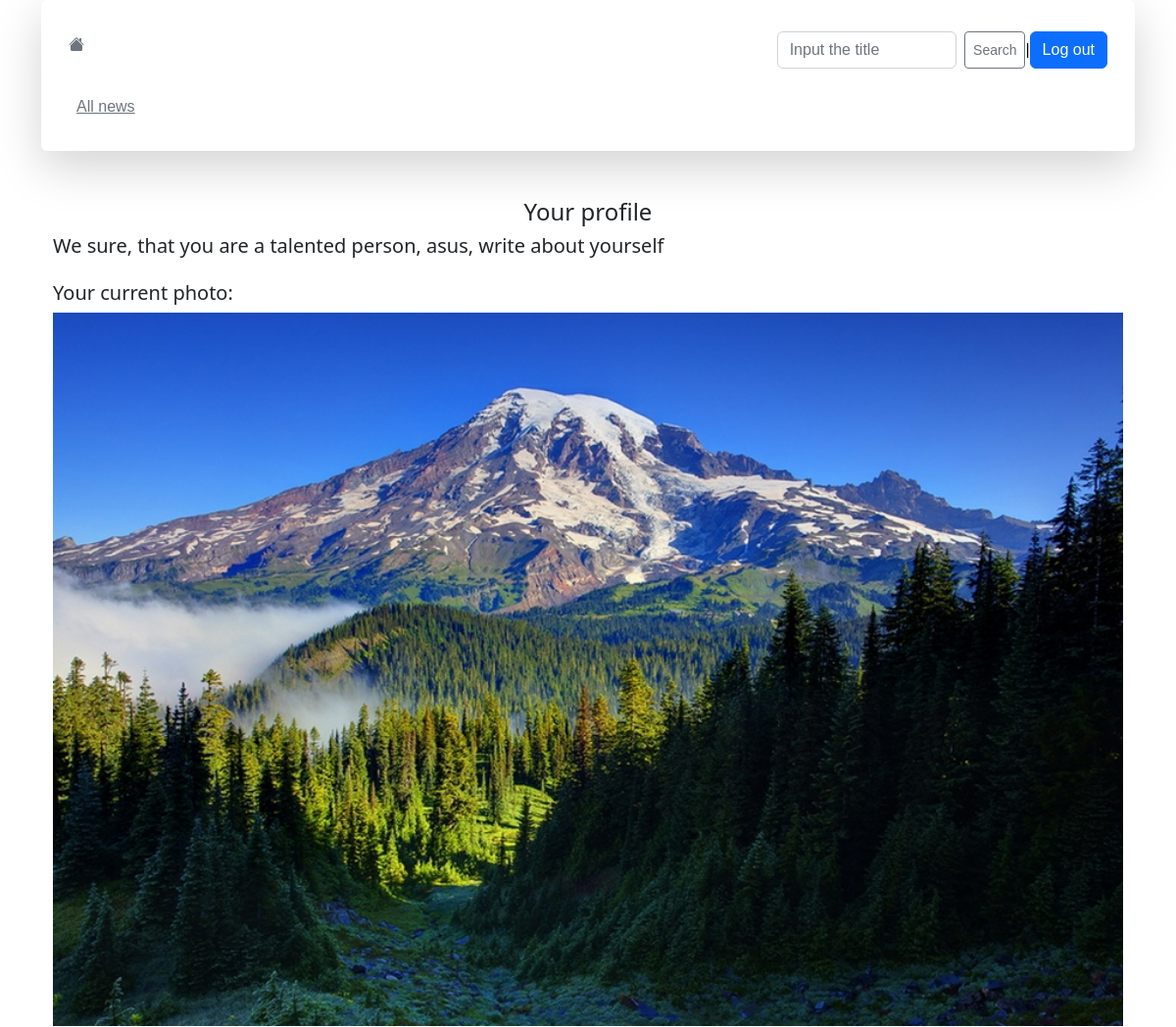
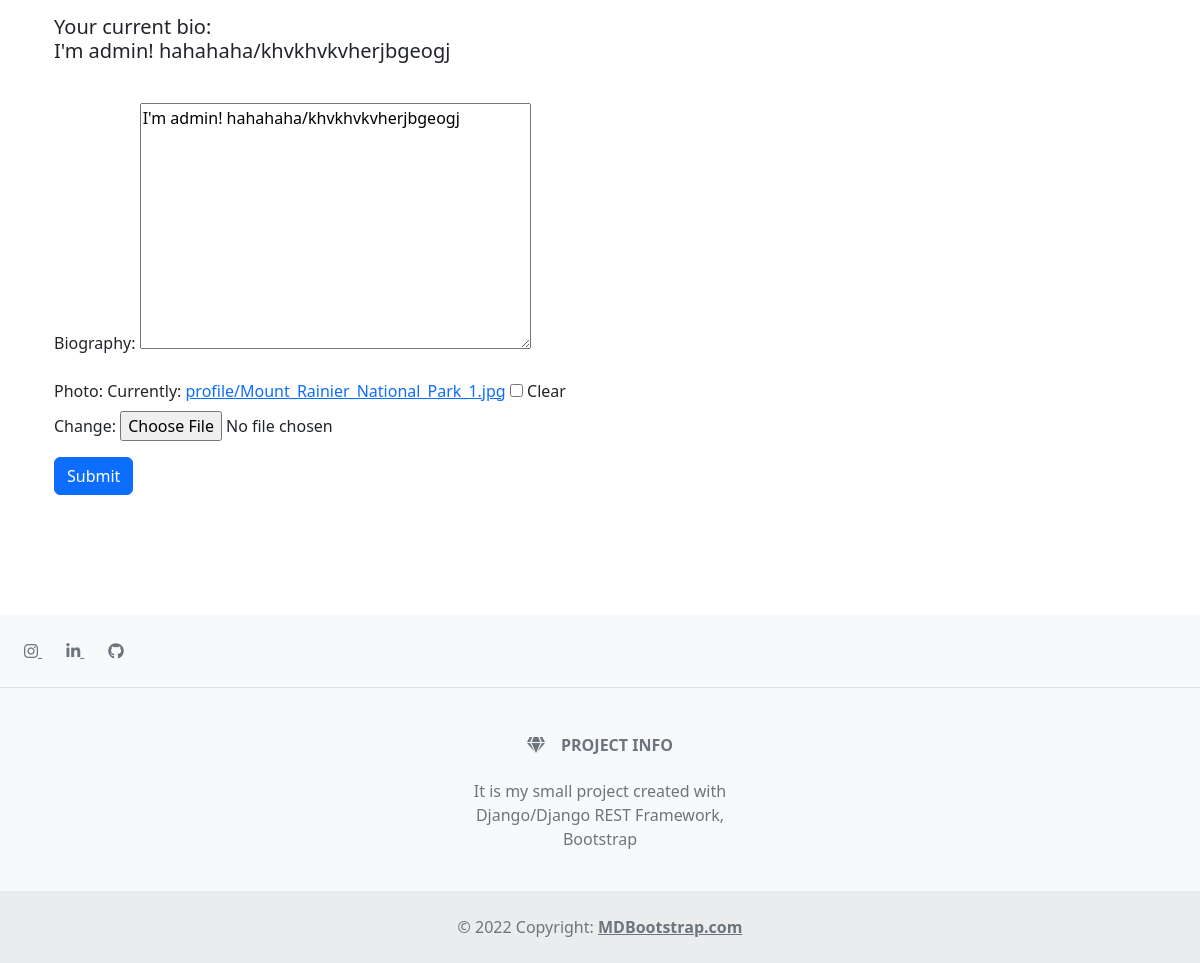
Page /account/profile/ (signed in) on the committed database (2 pictures, top to bottom).
### blog/models.py (models this page shows, shortened)
class Profile(models.Model):
    user = models.OneToOneField(User, null=True, on_delete=models.SET_NULL)
    biography = models.TextField(blank=True, null=True)
    photo = models.ImageField(blank=True, upload_to=f"profile/", null=True)

### account/views.py (the view)
# urls.py: path('profile/', profile, name='current_user_profile'),
@login_required
def profile(request):
    if request.method == 'POST':
        profile_from = ProfileForm(request.POST, request.FILES, instance=request.user.profile)
        if profile_from.is_valid():
            profile_from.save()
    data_user = Profile.objects.get(user=request.user)
    profile_form = ProfileForm(instance=request.user.profile)
    return render(request, 'account/profile.html', {'profile_form': profile_form, 'user': data_user})

### blog/forms.py
class ProfileForm(forms.ModelForm):
    class Meta:
        model = Profile
        fields = ('biography', 'photo')

### templates/account/profile.html (shortened to what this page needs)
{% extends 'blog/base.html' %}
{% block content %}
<div class="container">
<div style="margin-top: 20px; margin-bottom: 120px;">
<form method="post" action="" enctype="multipart/form-data">
    <h4><center>Your profile</center></h4>
    <div class="input-group mb-3"><h5>We sure, that you are a talented person, {{request.user.username}}, write about yourself</h5></div>
    {% if user.photo %}
    <h5>Your current photo:</h5>
    <p><img class="card-img-top" alt="Thumbnail [100%x225]" src="{{ user.photo.url }}" data-holder-rendered="true"></p>
    {% endif %}
    {% if user.biography %}
    <p><div class="input-group mb-3"><h5>Your current bio: <p>{{ user.biography }}</p></h5></div></p>
    {% endif %}
    {{ profile_form.as_p }}
    <p><button type="submit" class="btn btn-primary">Submit</button></p>
</form>
</div>
</div>
{% endblock %}

### rows in the picture
Profile: photo (picture), biography "I'm admin! hahahaha/khvkhvkvherjbgeogj"

### other values in the picture
{{ request.user.username }} "asus"
